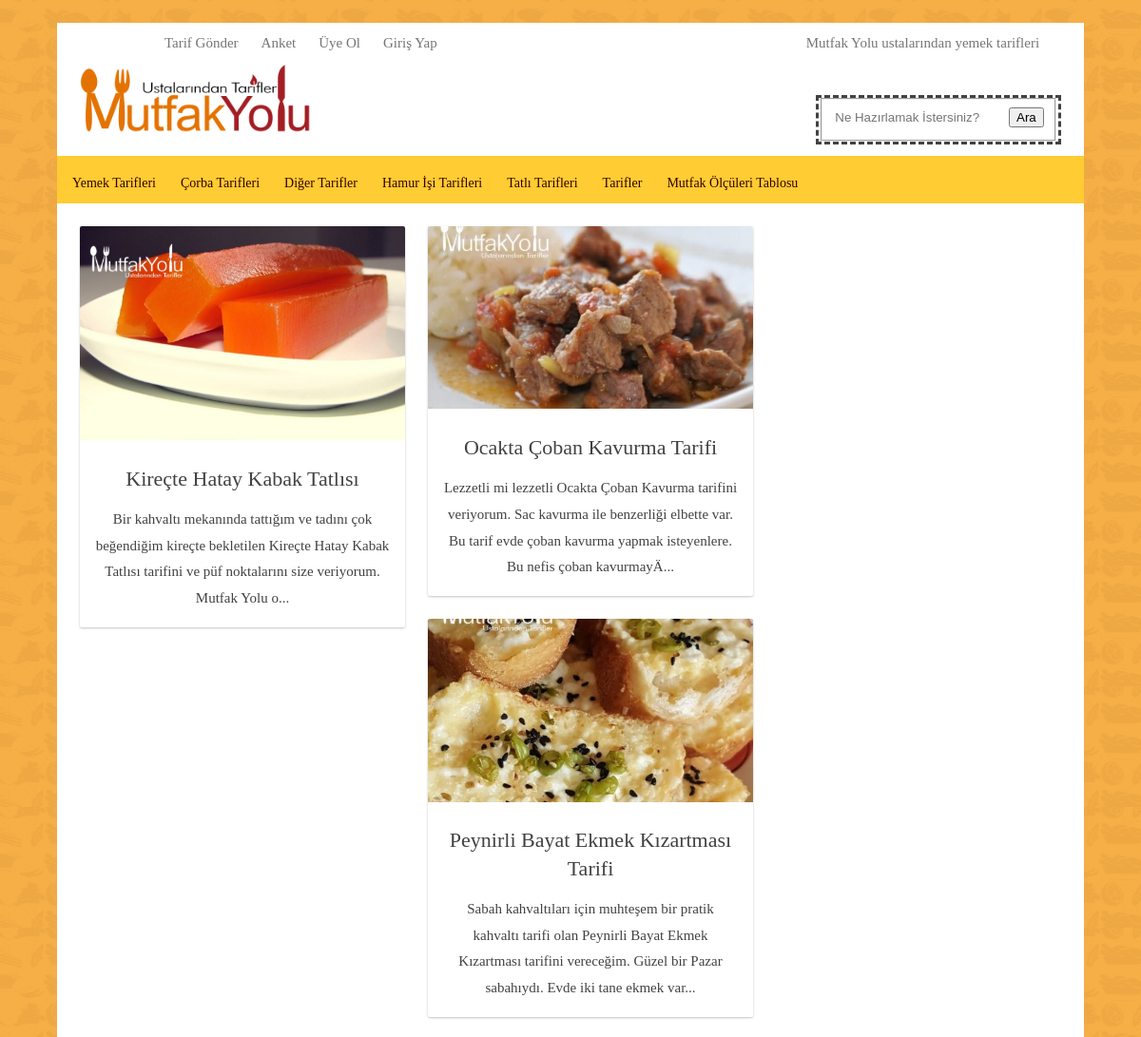
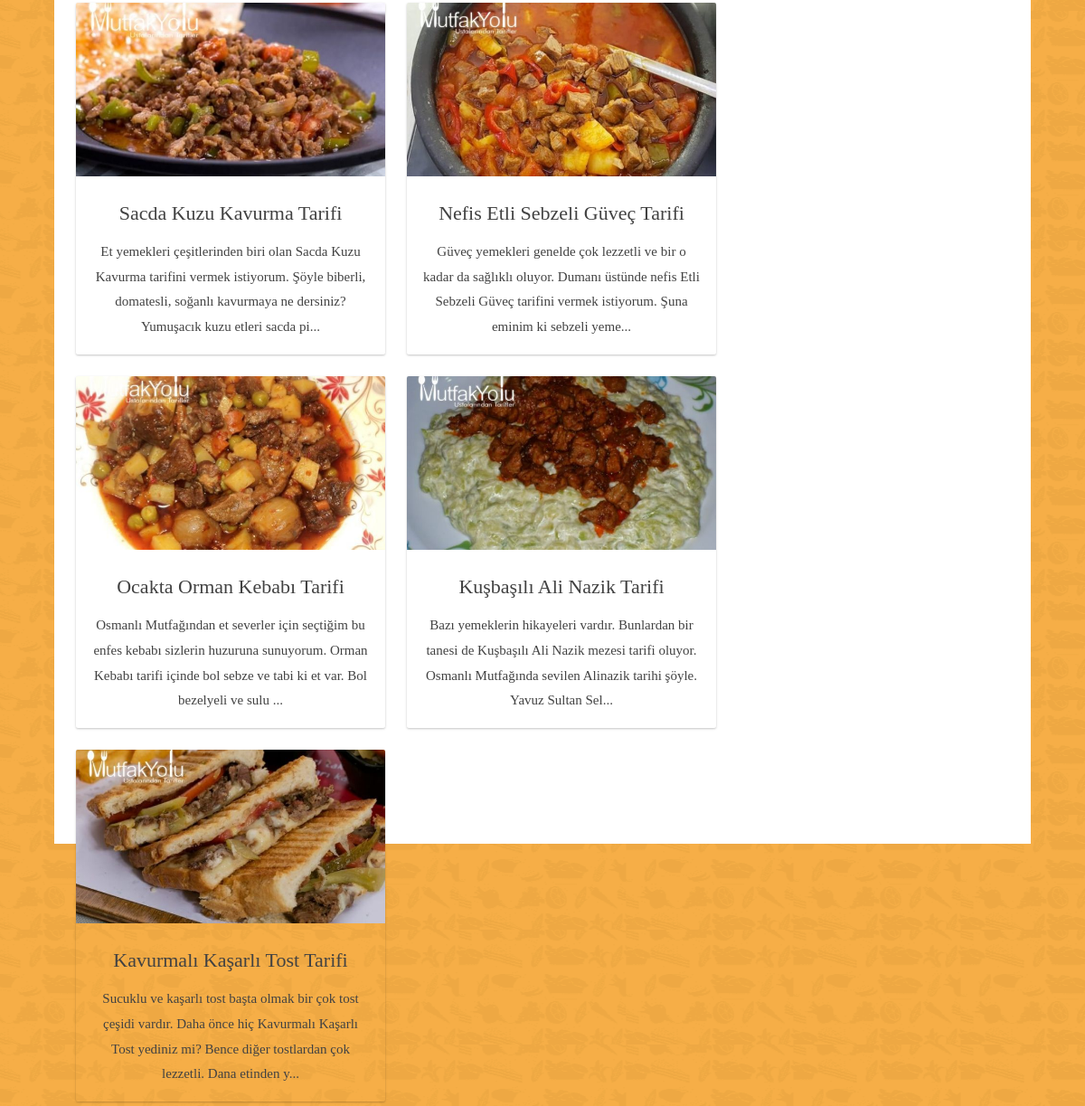
Page /arama.php on the committed database (2 pictures, top to bottom).
### tables this page shows
CREATE TABLE `tarif` (
  `tarif_id` int(11) NOT NULL,
  `kategori_id` int(11) NOT NULL,
  `tarif_zaman` timestamp NOT NULL DEFAULT CURRENT_TIMESTAMP,
  `tarif_ad` varchar(250) NOT NULL,
  `tarif_seourl` varchar(250) NOT NULL,
  `tarif_detay` text NOT NULL,
  `tarif_malzeme` text NOT NULL,
  `tarif_nasil_yapilir` text NOT NULL,
  `tarif_video` varchar(50) NOT NULL,
  `tarif_keyword` varchar(250) NOT NULL,
  `tarif_durum` enum('0','1') NOT NULL,
  `tarif_resimyol` varchar(250) NOT NULL,
  `tarif_sira` int(2) NOT NULL,
  `tarif_link` varchar(250) NOT NULL,
  `kac_kisilik` varchar(50) NOT NULL,
  `hazirlik_süresi` int(11) NOT NULL,
  `pisme_suresi` int(11) NOT NULL
);

### arama.php (the view, shortened to what this page needs)
<?php
include 'header.php';
$search=$_POST["search"];
$sorgu=mysqli_query($db,"SELECT * FROM tarif where tarif_ad  LIKE '%$search%'");
$bulunan=0;
?>
<?php
while($tarifcek=mysqli_fetch_assoc($sorgu))
{?>
   <div id="main">
        <div id="wrap">
          <div id="main-row">
            <div id="primary" class="site-content">
              <div id="primary-row">
                <div id="content" role="main">
                  <div class="grid-row">
                    <article class="entry-grid entry-card">
                      <div class="card-wrap">
                        <div class="post-thumb">
                          <a href="tarifler.php?tarif_id=<?php echo $tarifcek["tarif_id"]; ?>&tarifgonder=ok" title=""class="">
                            <img style="visibility: visible;opacity: 1;" src="admin/<?php echo $tarifcek["tarif_resimyol"] ?>" class="attachment">
                          </a>
                        </div>
                        <div class="card-content">
                          <h2 class="entry-title">
                            <a  class="entry-title-hover" href="" title="Yoğurtlu Salata Kabak Tarifi"><?php echo $tarifcek["tarif_ad"] ?></a>
                          </h2>
                          <p class="post-excerpt"><?php
                           $detay =$tarifcek["tarif_detay"];
                           $uzunluk=strlen($detay);
                           $limit=178;
                           if($uzunluk>$limit){
                            $detay = substr($detay,0,$limit);
                           }
                           echo $detay ;echo "...";
                          ?></p>
                        </div>
                      </div>
                    </article>
                  </div>
                </div>
              </div>
            </div>
          </div>
        </div>
      </div>
<?php  $bulunan++; }
?>

### css/stylesheet.css (style rules this page uses)
body { background-image: url(../image/site-arkaplan.png); color: #424242; font-family: inherit; font-size: 15px; font-weight: 400; line-height: 1.84615384; background-position: center center; background-size: auto; background-repeat: repeat; background-attachment: fixed }
h1, h2, h3, h4, h5, h6 { font-weight: 400; margin: 0 0 12px; color: inherit; }
#main { background: #fff; text-align: center; }
#primary { margin-bottom: 24px; padding: 0 24px; width: 70%; box-sizing: border-box; }
#content { position: relative; }
.grid-row, .main-row { position: relative; margin: 0 -12px; }
.grid-row .entry-grid { position: relative; float: left; width: 50%; margin: 0 0 24px; padding: 0 12px; box-sizing: border-box; }
.card-wrap { overflow: hidden; box-shadow: 0 1px 3px rgba(0,0,0,.12), 0 1px 2px rgba(0,0,0,.12); transition: .3s; border-radius: 2px; transition-property: box-shadow; }
.entry-card .post-thumb { margin-bottom: 16px; background: 0 0; text-align: center; }
.post-thumb img { margin: 0 auto; width: 100%; }
.card-content { padding: 0 16px 8px; }
.entry-title { font-size: 22px; line-height: 1.333334; margin-bottom: 8px; }
.post-excerpt { display: block; margin-bottom: 8px; }
h2 a { color: inherit; }
article { display: block; }
p { margin-bottom: 24px; }
h2, .h2 { font-size: 24px; line-height: 36px; }
h1, h2, h3, h4, h5, h6 { clear: both; font-weight: 400; margin: 0 0 12px; color: inherit; }

### rows in the picture
tarif: tarif_resimyol (picture), tarif_ad "Kireçte Hatay Kabak Tatlısı", tarif_detay "Bir kahvaltı mekanında tattığım ve tadını çok beğendiğim kireçte bekletilen Kireçte Hatay Kabak Tatlısı tarifini ve püf noktalarını size veriyorum. Mutfak Yolu o"
tarif: tarif_resimyol (picture), tarif_ad "Ocakta Çoban Kavurma Tarifi", tarif_detay "Lezzetli mi lezzetli Ocakta Çoban Kavurma tarifini veriyorum. Sac kavurma ile benzerliği elbette var. Bu tarif evde çoban kavurma yapmak isteyenlere. Bu nefis çoban kavurmayÄ"
tarif: tarif_resimyol (picture), tarif_ad "Peynirli Bayat Ekmek Kızartması Tarifi", tarif_detay "Sabah kahvaltıları için muhteşem bir pratik kahvaltı tarifi olan Peynirli Bayat Ekmek Kızartması tarifini vereceğim. Güzel bir Pazar sabahıydı. Evde iki tane ekmek var"
tarif: tarif_resimyol (picture), tarif_ad "Sacda Kuzu Kavurma Tarifi", tarif_detay "Et yemekleri çeşitlerinden biri olan Sacda Kuzu Kavurma tarifini vermek istiyorum. Şöyle biberli, domatesli, soğanlı kavurmaya ne dersiniz? Yumuşacık kuzu etleri sacda pi"
tarif: tarif_resimyol (picture), tarif_ad "Nefis Etli Sebzeli Güveç Tarifi", tarif_detay "Güveç yemekleri genelde çok lezzetli ve bir o kadar da sağlıklı oluyor. Dumanı üstünde nefis Etli Sebzeli Güveç tarifini vermek istiyorum. Şuna eminim ki sebzeli yeme"
tarif: tarif_resimyol (picture), tarif_ad "Ocakta Orman Kebabı Tarifi", tarif_detay "Osmanlı Mutfağından et severler için seçtiğim bu enfes kebabı sizlerin huzuruna sunuyorum. Orman Kebabı tarifi içinde bol sebze ve tabi ki et var. Bol bezelyeli ve sulu"
tarif: tarif_resimyol (picture), tarif_ad "Kuşbaşılı Ali Nazik Tarifi", tarif_detay "Bazı yemeklerin hikayeleri vardır. Bunlardan bir tanesi de Kuşbaşılı Ali Nazik mezesi tarifi oluyor. Osmanlı Mutfağında sevilen Alinazik tarihi şöyle. Yavuz Sultan Sel"
tarif: tarif_resimyol (picture), tarif_ad "Kavurmalı Kaşarlı Tost Tarifi", tarif_detay "Sucuklu ve kaşarlı tost başta olmak bir çok tost çeşidi vardır. Daha önce hiç Kavurmalı Kaşarlı Tost yediniz mi? Bence diğer tostlardan çok lezzetli. Dana etinden y"
